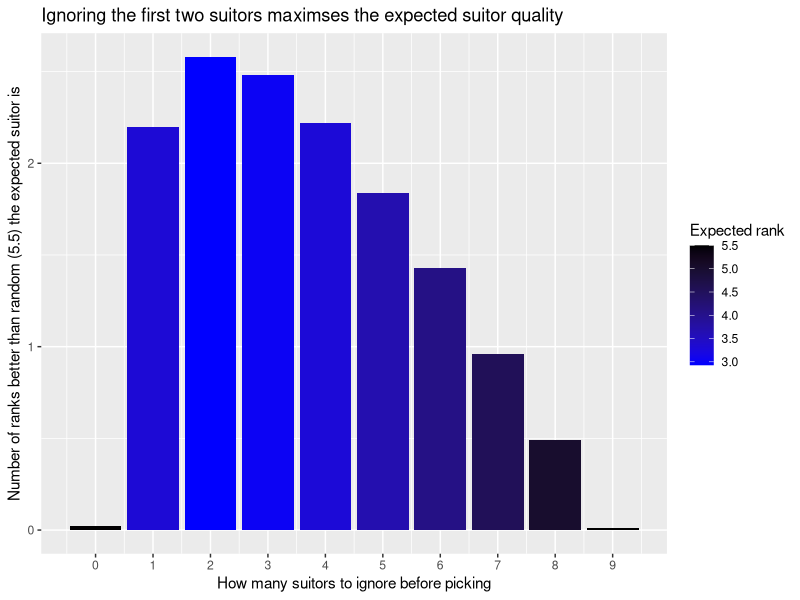
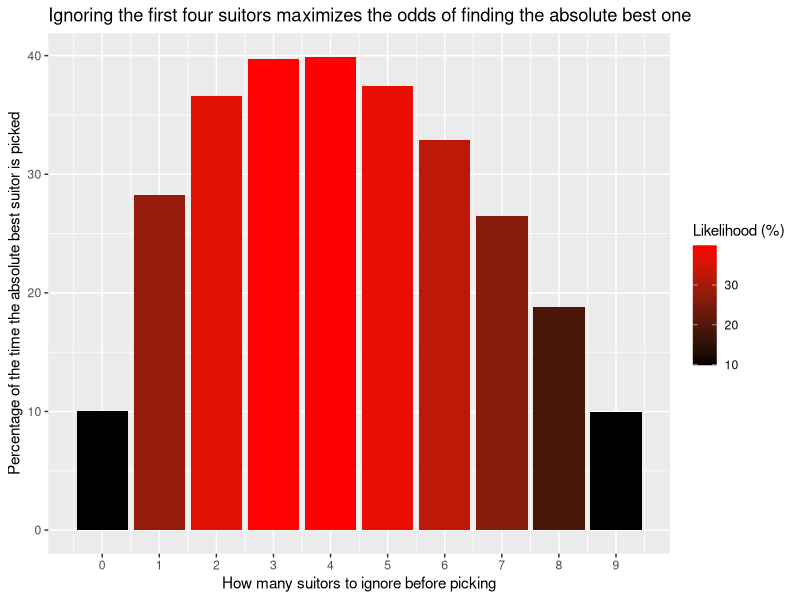
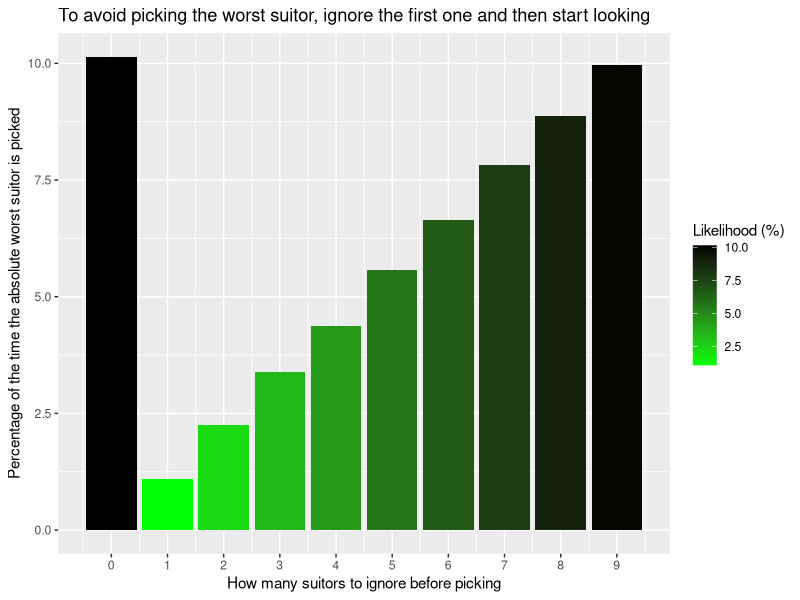

Source code (R) for these figures, in order:
setwd("Riddler/SultanSuitors/")
library(ggplot2)
library(data.table)

data <- fread("SuitorData.csv")
data <- data[data$n_trials == 100000]

ggplot(data,
       aes(x = w,
           y = abs(10 - avg_rank) - 4.49,
           fill = data$avg_rank)) +
  geom_bar(stat = "identity") +
  scale_fill_continuous(name = "Expected rank", low = "blue", high = "black") +
  xlab("How many suitors to ignore before picking") +
  ylab("Number of ranks better than random (5.5) the expected suitor is") +
  ggtitle("Ignoring the first two suitors maximses the expected suitor quality") +
  scale_x_continuous(breaks = 0:9, labels = data$w)


ggplot(data,
       aes(x = w,
           y = pct_wins,
           fill = data$pct_wins)) +
  geom_bar(stat = "identity") +
  scale_fill_continuous(name = "Likelihood (%)", low = "black", high = "red") +
  xlab("How many suitors to ignore before picking") +
  ylab("Percentage of the time the absolute best suitor is picked") +
  ggtitle("Ignoring the first four suitors maximizes the odds of finding the absolute best one") +
  scale_x_continuous(breaks = 0:9, labels = data$w)


ggplot(data,
       aes(x = w,
           y = pct_losses,
           fill = data$pct_losses)) +
  geom_bar(stat = "identity") +
  scale_fill_continuous(name = "Likelihood (%)", low = "green", high = "black") +
  xlab("How many suitors to ignore before picking") +
  ylab("Percentage of the time the absolute worst suitor is picked") +
  ggtitle("To avoid picking the worst suitor, ignore the first one and then start looking") +
  scale_x_continuous(breaks = 0:9, labels = data$w)

